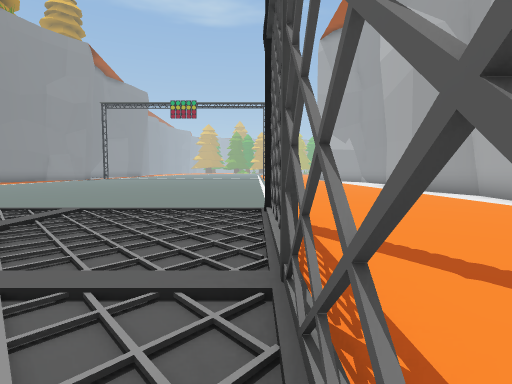
[1] (above)

23 first-person views from a walk through a Unity game level. The camera is 1.2 m above the floor, tilts 4° down and sees 80° across. The floor is counted in squares, 2 m on a side. Each view is taken from the middle of a square. On the plan, view 1 faces up. The plan holds only what a view shows up to about 9 squares ahead; the rest is blank. The place goes on beyond the plan.

[2]
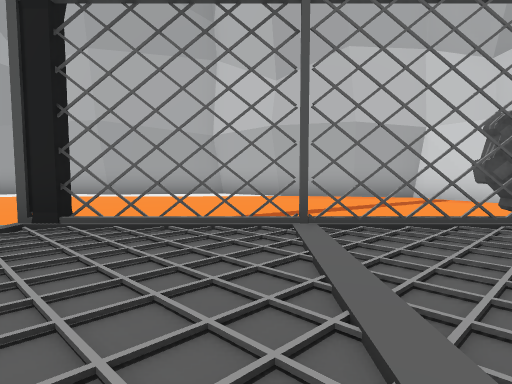

[3]
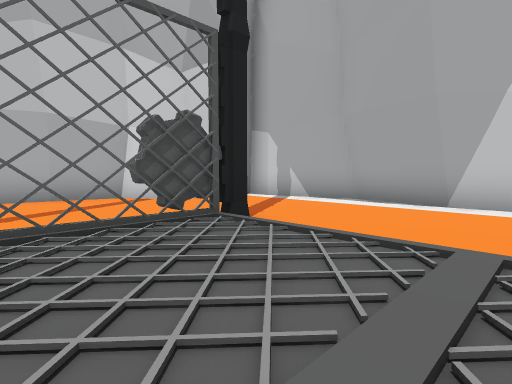

[4]
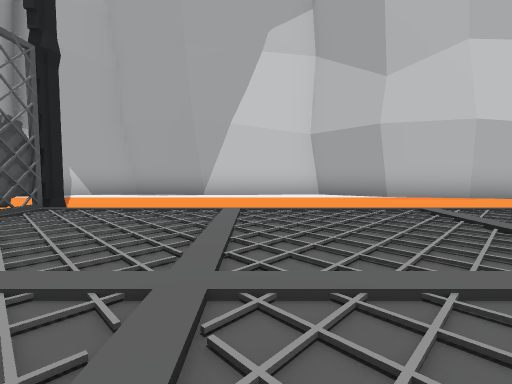

[5]
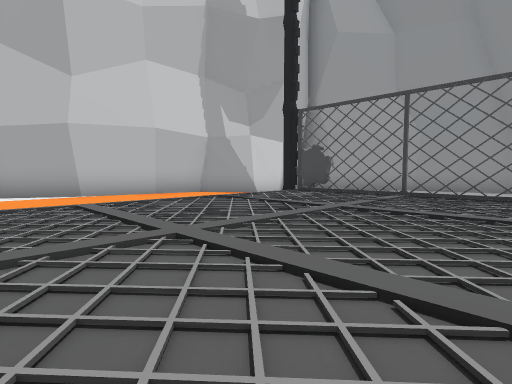

[6]
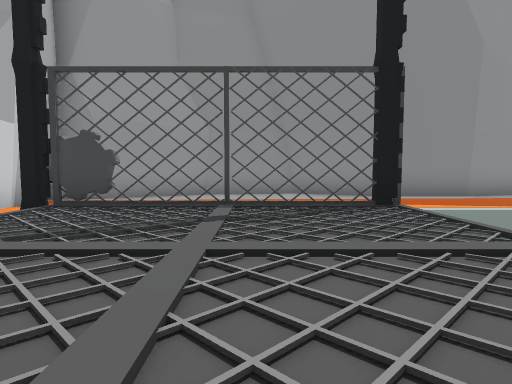

[7]
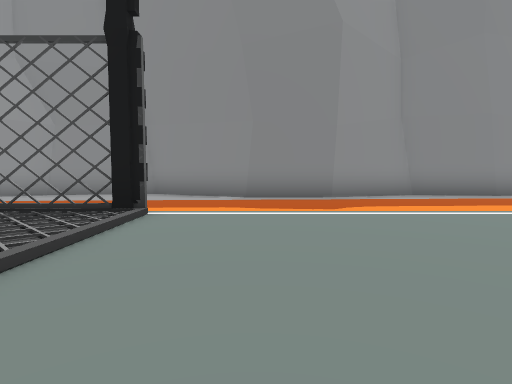

[8]
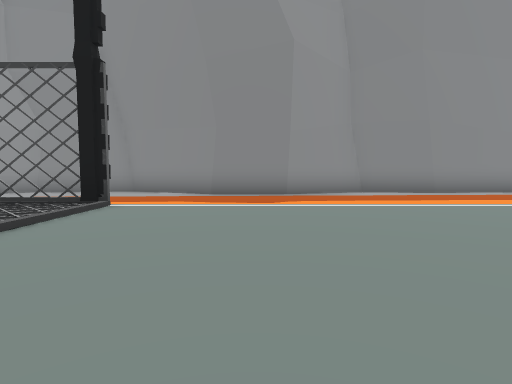

[9]
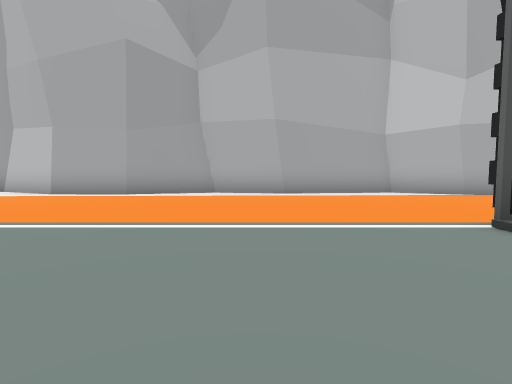

[10]
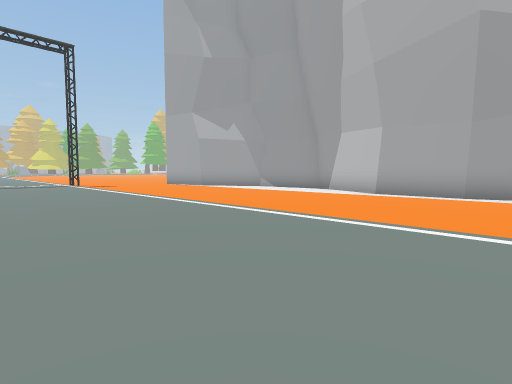

[11]
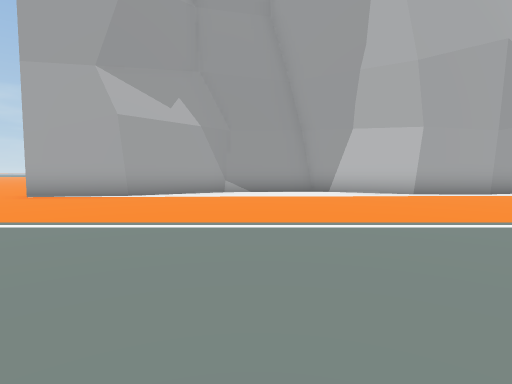

[12]
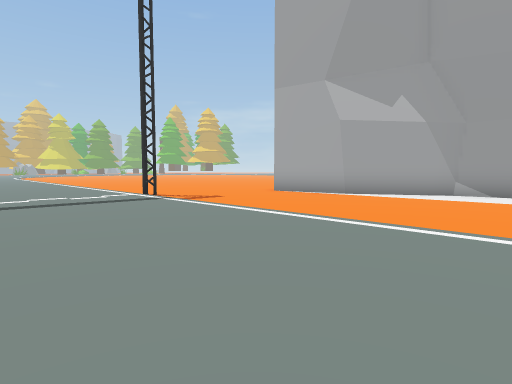

[13]
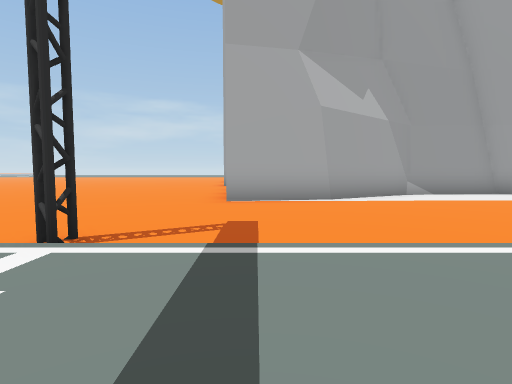

[14]
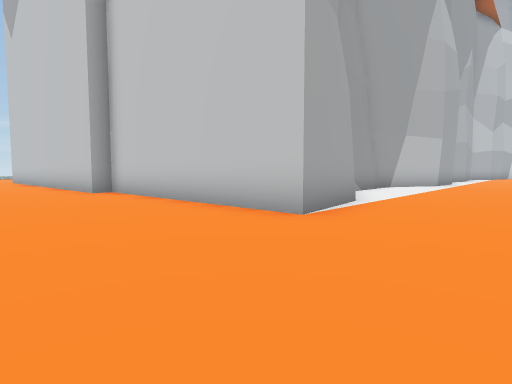

[15]
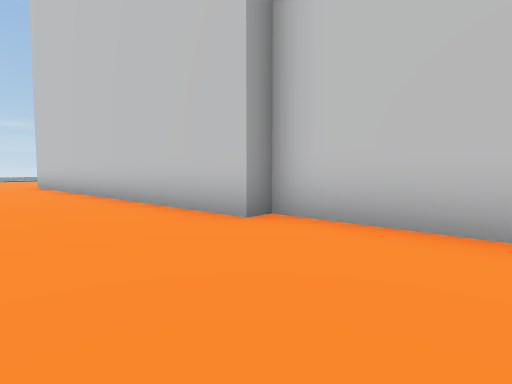

[16]
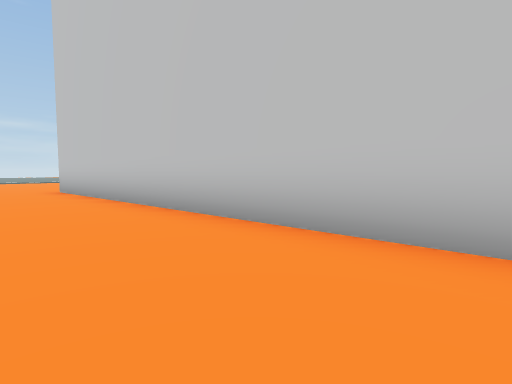

[17]
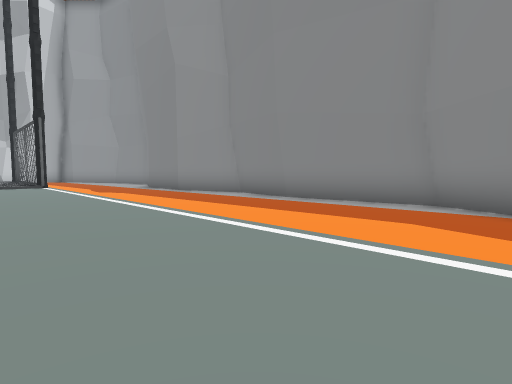

[18]
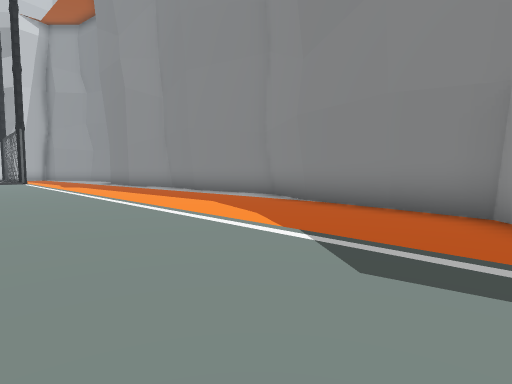

[19]
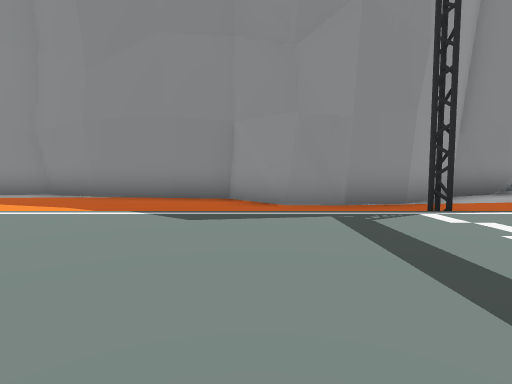

[20]
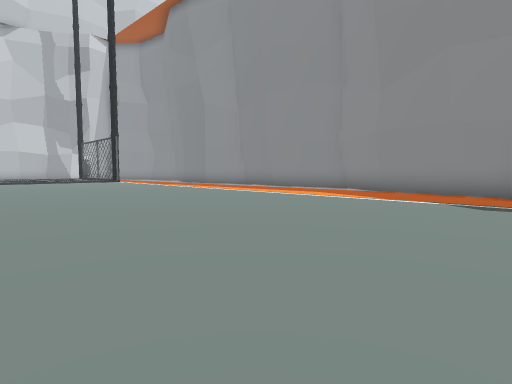

[21]
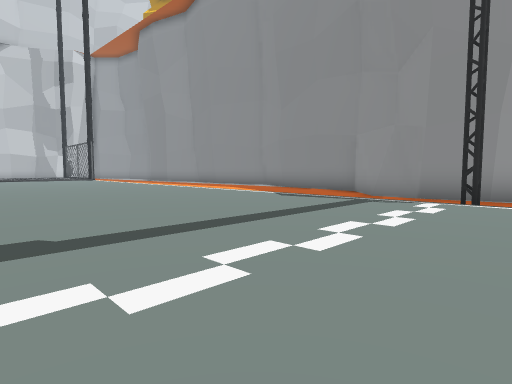

[22]
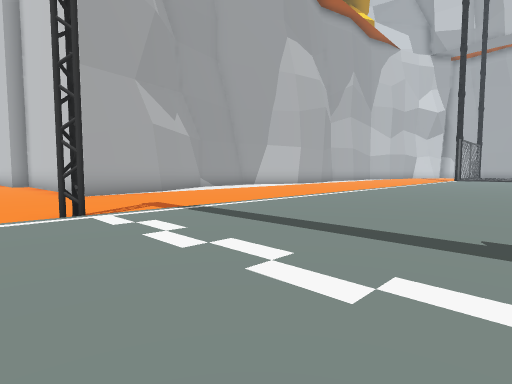

[23]
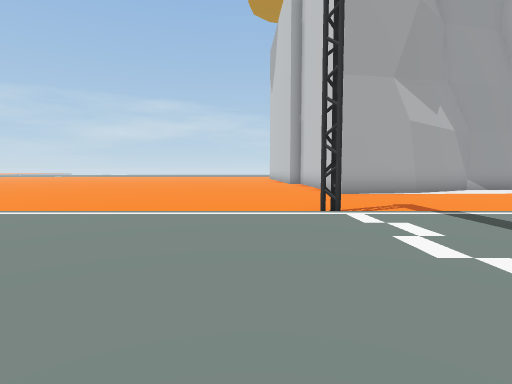

### Floor plan
Key: @ floor where view 1 was taken; # wall or solid block; . main floor; : floor 0.25 m higher than the main floor; / step, stairs or slope; O other object.
Columns run from 16 left of view 1 to 21 right of it. Each row starts with its distance up from view 1.
 26  #..         ::::................
 25  ##..::::::::::::.....................
 24   ##.::::::::::::#...................#
 23    #.::::::::::::..........###########
 22   ##.::::::::::::....#######
 21   #..::::::::::::....##
 20  ##..::::::::::::....##
 19  #...::::::: ::::.....#
 18  #...::::::: ::::.....##
 17  #...::::::: ::::......#
 16 ##...::::::: ::::......#
 15 #....::::::  ::::......#
 14 ##...::::::  ::::.....##
 13  #...::::::  ::::.....#
 12  #...::::::  ::::.....#
 11  #...::::::  ::::.....#
 10  #...::::::  ::::.....#
  9  #...::::::::::::.....#
  8  #...::::::::::::.....#
  7  #...::::::::::::.....#
  6  #...::::: ::::::.....#
  5 ##...::::   :::::.....#
  4 #....O::::::::::O.....#
  3 #... /::::::::::#.....#
  2 #... /::::::::::/.....#
  1 #... #::::::::::#.....#
  0 ##.. /::::::::::@ ...##
 -1  #.. #::::::::::# ...#
 -2  ##. O       ...O ...#
 -3   ###  .............##
 -4        .............#
 -5        ####.........#
 -6           ###########

Where each view was taken, in squares from view 1:
view 1: 0 up, 0 right, facing up
view 2: 2 up, 3 left, facing right
view 3: 1 up, 3 left, facing down-right
view 4: 3 up, 3 left, facing down
view 5: 4 up, 4 left, facing down-left
view 6: 2 up, 6 left, facing left
view 7: 6 up, 7 left, facing left
view 8: 7 up, 6 left, facing left
view 9: 7 up, 3 left, facing right
view 10: 9 up, 3 left, facing up-right
view 11: 17 up, 3 left, facing right
view 12: 16 up, 3 left, facing up-right
view 13: 22 up, 2 left, facing right
view 14: 26 up, 2 right, facing down-right
view 15: 26 up, 8 right, facing down-right
view 16: 26 up, 11 right, facing down-right
view 17: 17 up, 9 left, facing down-left
view 18: 21 up, 9 left, facing down-left
view 19: 21 up, 7 left, facing left
view 20: 21 up, 5 left, facing down-left
view 21: 25 up, 5 left, facing down-left
view 22: 25 up, 4 left, facing down-right
view 23: 25 up, 4 left, facing right
